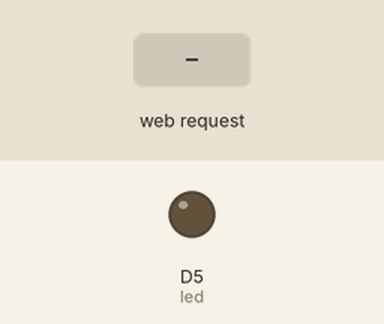
Simulated run of this sketch. Board: ESP8266 (NodeMCU). Shown: output pins drawn as LEDs (lit = HIGH). Inputs (shaded band) come from the test bench. WiFi joins after 1.5 s; servers stay silent unless stated; what the sketch prints to the serial monitor is not drawn.

Above: at 2.8 s.
2.9 s: HTTP request GET /ledon received
At 3.7 s:
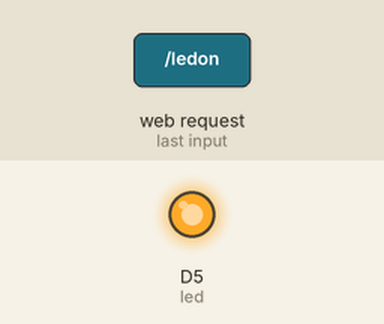
4.4 s: HTTP request GET /ledoff received
At 4.8 s:
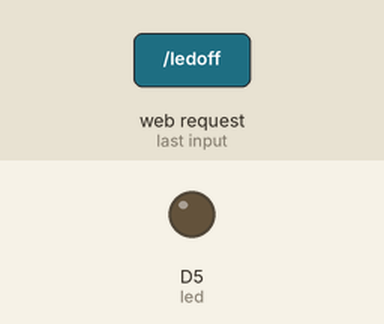
Timing chart, 0 to 7.4 s (numbered marks = the images above; inputs shaded):
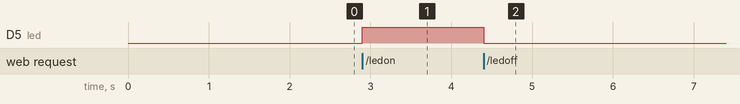

Measured:
- after the input at 2.9 s, D5 (led): LOW → HIGH at once
- after the input at 4.4 s, D5 (led): HIGH → LOW at once

The sketch:

NodeMCU_Webserver.ino
```cpp
#include <ESP8266WiFi.h>

const char *ssid =  "nilesh";     // replace with your wifi ssid and wpa2 key
const char *pass =  "nilesh0000";

WiFiClient client;
WiFiServer server(80);

#define led D5

void setup()
{
  // put your setup code here, to run once:
  Serial.begin(9600);
  WiFi.begin("iot", "project1234");
  while(WiFi.status() != WL_CONNECTED)
  {
    delay(200);
    Serial.print("..");
  }
  Serial.println();
  Serial.println("NodeMCU is connected!");
  Serial.println(WiFi.localIP());
  server.begin();
  pinMode(led, OUTPUT);
}

void loop()
{
  // put your main code here, to run repeatedly:
  client = server.available();  //Gets a client that is connected to the server and has data available for reading.
  if (client == 1)
  {
    String request =  client.readStringUntil('\n');
    Serial.println(request);
    request.trim();
    if(request == "GET /ledon HTTP/1.1")
    {
      digitalWrite(led, HIGH);
    }
    if(request == "GET /ledoff HTTP/1.1")
    {
      digitalWrite(led, LOW);
    }
  }
}
```
